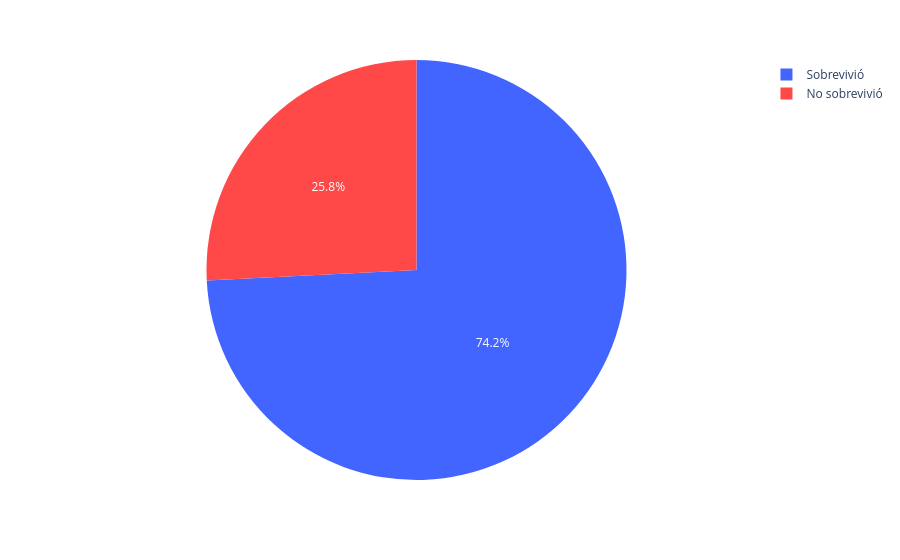

Source (notebook cell):
### Markdown cell above
1.1 Gráfico de sobrevivientes mujeres

### Code cell
fig_pie_sobrevivientes_female = create_fig_pie__sobrevivientes(cuenta_sobrevivientes_mujeres)

fig_pie_sobrevivientes_female.show()

### Figure 1 — Plotly figure (JSON) as saved in the notebook; plotly's stock layout.template omitted (floating-point values rounded to 4 significant figures)
{"data": [{"customdata": [["Sobrevivió"], ["No sobrevivió"]], "domain": {"x": [0, 1], "y": [0, 1]}, "hovertemplate": "Sobreviviente=%{customdata[0]}<br>count=%{value}<extra></extra>", "labels": ["Sobrevivió", "No sobrevivió"], "legendgroup": "", "marker": {"colors": ["#4365ff", "#ff4848"]}, "name": "", "showlegend": true, "type": "pie", "values": [233, 81]}], "layout": {"legend": {"tracegroupgap": 0}, "margin": {"t": 60}}}
